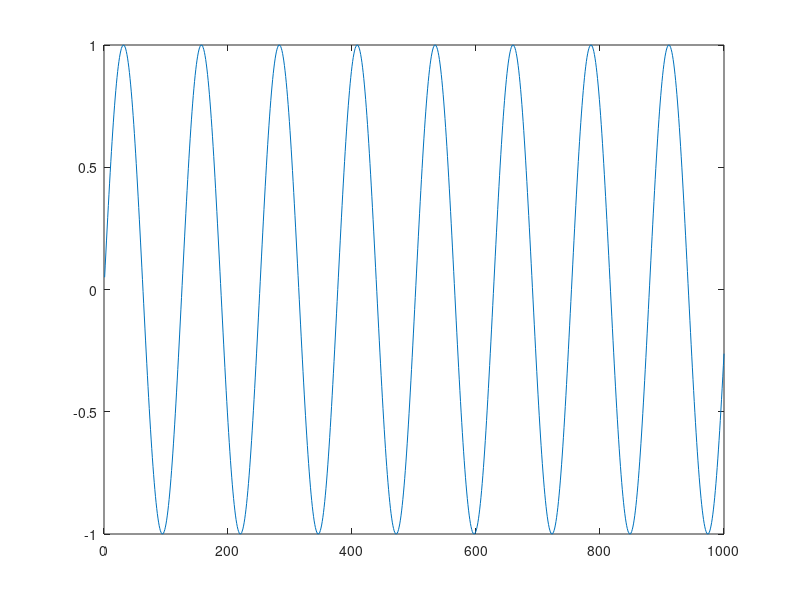
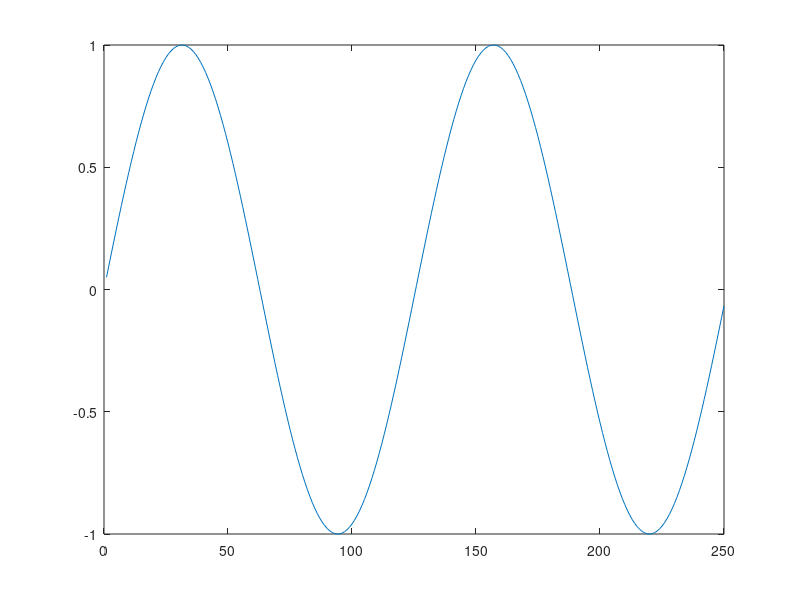
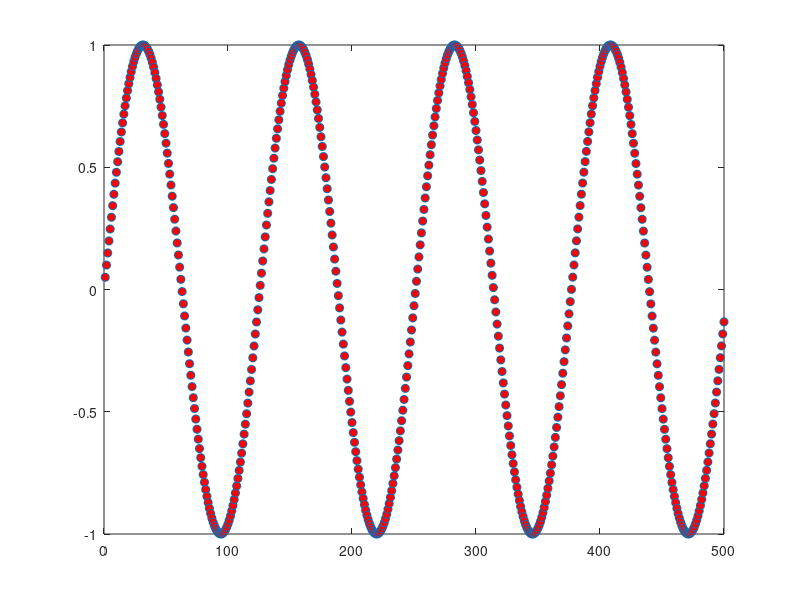
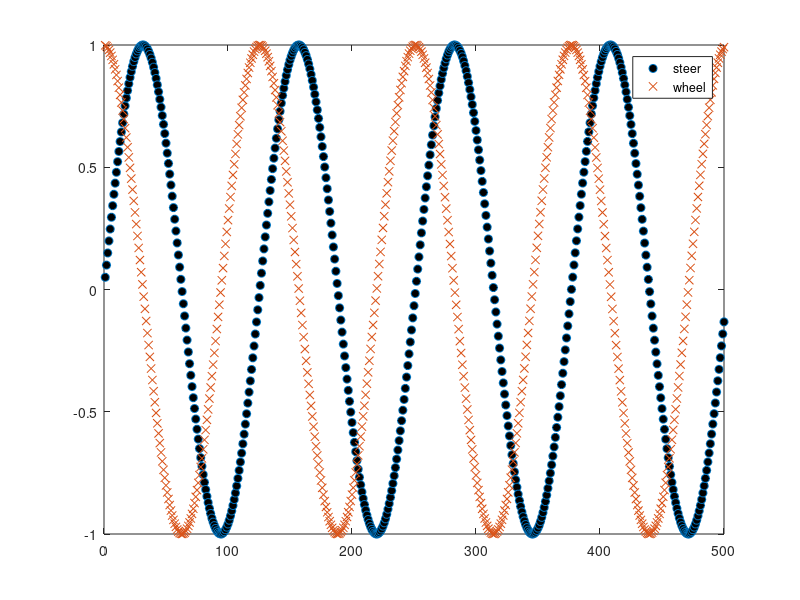

Reproduce these figures in MATLAB, in order.
time=zeros(1,1000);
steerAng=zeros(1,1000);
steerAng2=zeros(1,1000);

for i=1:1000
    time(i)=i;
    steerAng(i)=sin(i/20);
    steerAng2(i)=cos(i/20);
end

figure(1)
plot(time,steerAng)
figure(2)
plot(time(1,1:250),steerAng(1,1:250));

figure(3)
plot(time(1,1:500),steerAng(1,1:500),'o','MarkerFaceColor','red');


figure(4)
plot(time(1,1:500),steerAng(1,1:500),'o','MarkerFaceColor','black');
hold on
plot(time(1,1:500),steerAng2(1,1:500),'x','MarkerFaceColor','Yellow');
legend('steer','wheel');


figure(5)
subplot(2,2,1);
plot(time(1,1:200),steerAng(1,1:200),'o','MarkerFaceColor','red');
hold on
plot(time(1,1:200),steerAng2(1,1:200),'x','MarkerFaceColor','Yellow');
legend('sin','cos');
title('Subplot 1 of 4 (2,2)')
hold off

subplot(2,2,2);
plot(time(1,1:300),steerAng(1,1:300),'o','MarkerFaceColor','red');
hold on
plot(time(1,1:300),steerAng2(1,1:300),'x','MarkerFaceColor','Yellow');
legend('sin','cos');
title('Subplot 2 of 4 (2,2)')
grid on
hold off

subplot(2,2,3);
plot(time(1,1:400),steerAng(1,1:400),'o','MarkerFaceColor','red');
hold on
plot(time(1,1:400),steerAng2(1,1:400),'x','MarkerFaceColor','Yellow');
legend('sin','cos');
title('Subplot 3 of 4 (2,2)')
grid on
xlabel('Time in Seconds');
hold off

subplot(2,2,4);
plot(time(1,1:500),steerAng(1,1:500),'o','MarkerFaceColor','red');
hold on
plot(time(1,1:500),steerAng2(1,1:500),'x','MarkerFaceColor','Yellow');
legend('sin','cos');
title('Subplot 4 of 4 (2,2)')
grid on
xlabel('Time in Seconds');
ylabel('Steering Angle in Degrees')
hold off

